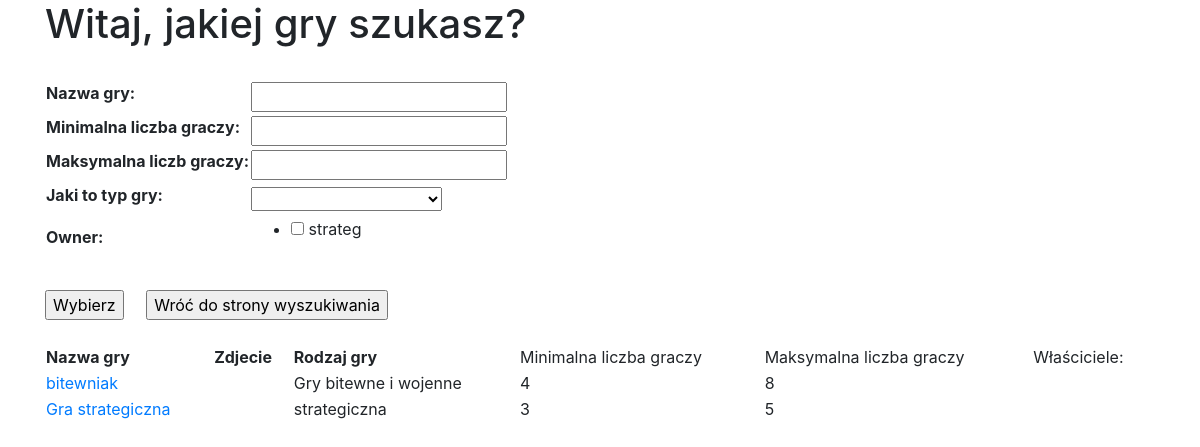
The page /a/ on the database as committed earlier.
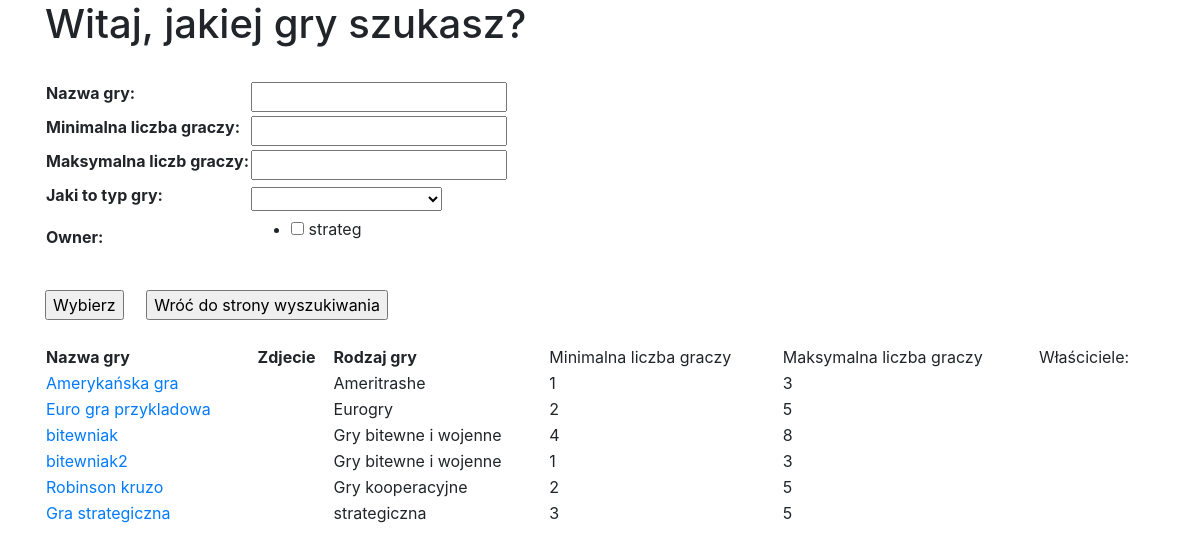
The same page on the database as committed later.
### main/models.py (models this page shows, shortened)
class Person(models.Model):
    name = models.CharField(verbose_name="Imie i nazwisko", max_length=128)
    game_type_like = models.CharField(
        verbose_name="Jaki typ gry lubi ta osoba najbardziej",
        max_length=30,
        choices=game_type_like_choices,
        default='wybierz',
    )
    def __str__(self):
        return self.name

class Game(models.Model):
    name = models.CharField(verbose_name="Nazwa gry", max_length=128, blank=True)
    image = models.ImageField(verbose_name="Zdjęcie gry", null=True, blank=True, upload_to="game_images")
    min_player = models.PositiveSmallIntegerField(verbose_name="Minimalna liczba graczy", blank=True, null=True)
    max_player = models.PositiveSmallIntegerField(verbose_name="Maksymalna liczb graczy", blank=True, null=True)
    game_type = models.CharField(
        verbose_name="Jaki to typ gry",
        max_length=30,
        choices=game_type_like_choices,
        default='',
        blank=True,
    )
    owner = models.ManyToManyField(Person)
    def get_absolute_url(self):
        return reverse("game-detail", args=[self.pk])

### main/views.py (the view)
# urls.py: path("", GameListView.as_view(), name='Game_view'),
class GameListView(ListView):
    model = Game
    template_name = "main/filtrujemy.html"
    context_object_name = 'game_list'
    ordering = "game_type"  # ordering = nazwa-pola // nazwa - to nazwa mojego pola, a pole to moje pole z modelu
    extra_context = {"form": GameTypeForm}
    def get_queryset(self):
        game_type = self.request.GET.get("game_type")
        name = self.request.GET.get("name")
        min_player = self.request.GET.get("min_player")
        max_player = self.request.GET.get("max_player")
        owner = self.request.GET.get("owner")
        self.queryset = self.model.objects.all()
        if game_type:
            self.queryset = self.queryset.filter(game_type__icontains=game_type)
        if name:
            self.queryset = self.queryset.filter(name__icontains=name)
        if min_player:
            self.queryset = self.queryset.filter(min_player__gte=min_player)
        if max_player:
            self.queryset = self.queryset.filter(max_player__lte=max_player)
        if owner:
            self.queryset = self.queryset.filter(owner=owner)
        return super().get_queryset()

### templates/main/filtrujemy.html (shortened to what this page needs)
<!doctype html>
<html lang="en" xmlns="http://www.w3.org/1999/html" xmlns="http://www.w3.org/1999/html">
<head>
    <link rel="stylesheet" href="https://stackpath.bootstrapcdn.com/bootstrap/4.4.1/css/bootstrap.min.css">
</head>
<body>
<div class="container">
    <h1>Witaj, jakiej gry szukasz?</h1>
<form method="get", action="" id="searchform"></br>
    <table>
{{ form.as_table }}
    </table>
    </br><input type="submit" value="Wybierz">&nbsp;&nbsp;&nbsp;&nbsp;
    <input type="button" value="Wróć do strony wyszukiwania" onclick="window.location.href = 'http://127.0.0.1:8000/a/'">
</form></br>
<table style="width:100%" >
  <tr>
    <th>Nazwa gry</th>
    <th>Zdjecie</th>
    <th>Rodzaj gry</th>
    <td>Minimalna liczba graczy</td>
    <td>Maksymalna liczba graczy</td>
    <td>Właściciele: </td>
  </tr>
    {% for g in game_list %}
  <tr>
    <td> <a href="{{ g.get_absolute_url }} ">{{ g.name }}</a></td>
    <td>{% if g.image %}<img src="{{ g.image.url }}" alt="...">{% endif %}</td>
    <td>{{ g.game_type }}</td>
    <td>{{ g.min_player }}</td>
    <td>{{ g.max_player }}</td>
    <td>{% for owner in g.owner.all  %}<a href="{{ owner.get_absolute_url }}">{{ owner }}</a>{% if not forloop.last %}, {% endif %} {% endfor %}</td>
  </tr>
    {% endfor %}
</table>
</div>
</body>
</html>

Rows that differ between the two databases and show on the page:
added Game: name "Amerykańska gra", game_type "Ameritrashe", min_player "1", max_player "3"
added Game: name "Euro gra przykladowa", game_type "Eurogry", min_player "2", max_player "5"
added Game: name "bitewniak2", game_type "Gry bitewne i wojenne", min_player "1", max_player "3"
added Game: name "Robinson kruzo", game_type "Gry kooperacyjne", min_player "2", max_player "5"
